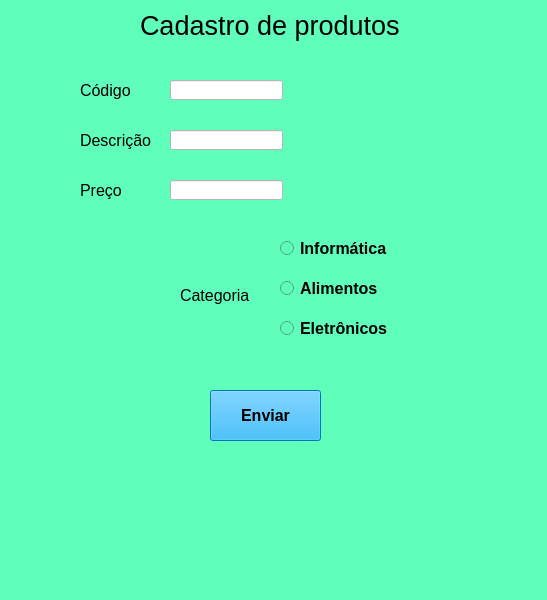
<?xml version="1.0" encoding="UTF-8"?>
<ui version="4.0">
 <class>MainWindow</class>
 <widget class="QMainWindow" name="MainWindow">
  <property name="geometry">
   <rect>
    <x>0</x>
    <y>0</y>
    <width>547</width>
    <height>600</height>
   </rect>
  </property>
  <property name="windowTitle">
   <string>MainWindow</string>
  </property>
  <property name="styleSheet">
   <string notr="true">background-color: rgb(95, 255, 187);</string>
  </property>
  <widget class="QWidget" name="centralwidget">
   <widget class="QLabel" name="label">
    <property name="geometry">
     <rect>
      <x>140</x>
      <y>10</y>
      <width>271</width>
      <height>31</height>
     </rect>
    </property>
    <property name="font">
     <font>
      <pointsize>20</pointsize>
     </font>
    </property>
    <property name="text">
     <string>Cadastro de produtos</string>
    </property>
   </widget>
   <widget class="QLabel" name="label_2">
    <property name="geometry">
     <rect>
      <x>80</x>
      <y>80</y>
      <width>131</width>
      <height>21</height>
     </rect>
    </property>
    <property name="font">
     <font>
      <pointsize>12</pointsize>
     </font>
    </property>
    <property name="text">
     <string>Código</string>
    </property>
   </widget>
   <widget class="QLabel" name="label_3">
    <property name="geometry">
     <rect>
      <x>80</x>
      <y>180</y>
      <width>61</width>
      <height>21</height>
     </rect>
    </property>
    <property name="font">
     <font>
      <pointsize>12</pointsize>
     </font>
    </property>
    <property name="text">
     <string>Preço</string>
    </property>
   </widget>
   <widget class="QLabel" name="label_4">
    <property name="geometry">
     <rect>
      <x>80</x>
      <y>130</y>
      <width>81</width>
      <height>21</height>
     </rect>
    </property>
    <property name="font">
     <font>
      <pointsize>12</pointsize>
     </font>
    </property>
    <property name="text">
     <string>Descrição</string>
    </property>
   </widget>
   <widget class="QLineEdit" name="lineEdit">
    <property name="geometry">
     <rect>
      <x>170</x>
      <y>80</y>
      <width>113</width>
      <height>20</height>
     </rect>
    </property>
    <property name="styleSheet">
     <string notr="true">background-color: rgb(255, 255, 255);</string>
    </property>
   </widget>
   <widget class="QLineEdit" name="lineEdit_2">
    <property name="geometry">
     <rect>
      <x>170</x>
      <y>130</y>
      <width>113</width>
      <height>20</height>
     </rect>
    </property>
    <property name="styleSheet">
     <string notr="true">background-color: rgb(255, 255, 255);</string>
    </property>
   </widget>
   <widget class="QLineEdit" name="lineEdit_3">
    <property name="geometry">
     <rect>
      <x>170</x>
      <y>180</y>
      <width>113</width>
      <height>20</height>
     </rect>
    </property>
    <property name="styleSheet">
     <string notr="true">background-color: rgb(255, 255, 255);</string>
    </property>
   </widget>
   <widget class="QRadioButton" name="radioButton">
    <property name="geometry">
     <rect>
      <x>280</x>
      <y>240</y>
      <width>131</width>
      <height>17</height>
     </rect>
    </property>
    <property name="font">
     <font>
      <pointsize>12</pointsize>
      <weight>75</weight>
      <bold>true</bold>
     </font>
    </property>
    <property name="text">
     <string>Informática</string>
    </property>
   </widget>
   <widget class="QRadioButton" name="radioButton_2">
    <property name="geometry">
     <rect>
      <x>280</x>
      <y>280</y>
      <width>121</width>
      <height>17</height>
     </rect>
    </property>
    <property name="font">
     <font>
      <pointsize>12</pointsize>
      <weight>75</weight>
      <bold>true</bold>
     </font>
    </property>
    <property name="text">
     <string>Alimentos</string>
    </property>
   </widget>
   <widget class="QRadioButton" name="radioButton_3">
    <property name="geometry">
     <rect>
      <x>280</x>
      <y>320</y>
      <width>131</width>
      <height>17</height>
     </rect>
    </property>
    <property name="font">
     <font>
      <pointsize>12</pointsize>
      <weight>75</weight>
      <bold>true</bold>
     </font>
    </property>
    <property name="text">
     <string>Eletrônicos</string>
    </property>
   </widget>
   <widget class="QLabel" name="label_5">
    <property name="geometry">
     <rect>
      <x>180</x>
      <y>280</y>
      <width>81</width>
      <height>31</height>
     </rect>
    </property>
    <property name="font">
     <font>
      <pointsize>12</pointsize>
     </font>
    </property>
    <property name="text">
     <string>Categoria</string>
    </property>
   </widget>
   <widget class="QPushButton" name="pushButton">
    <property name="geometry">
     <rect>
      <x>210</x>
      <y>390</y>
      <width>111</width>
      <height>51</height>
     </rect>
    </property>
    <property name="font">
     <font>
      <pointsize>12</pointsize>
      <weight>75</weight>
      <bold>true</bold>
     </font>
    </property>
    <property name="styleSheet">
     <string notr="true">background-color: rgb(0, 170, 255);</string>
    </property>
    <property name="text">
     <string>Enviar</string>
    </property>
   </widget>
  </widget>
  <widget class="QMenuBar" name="menubar">
   <property name="geometry">
    <rect>
     <x>0</x>
     <y>0</y>
     <width>547</width>
     <height>21</height>
    </rect>
   </property>
  </widget>
  <widget class="QStatusBar" name="statusbar"/>
 </widget>
 <resources/>
 <connections/>
</ui>
